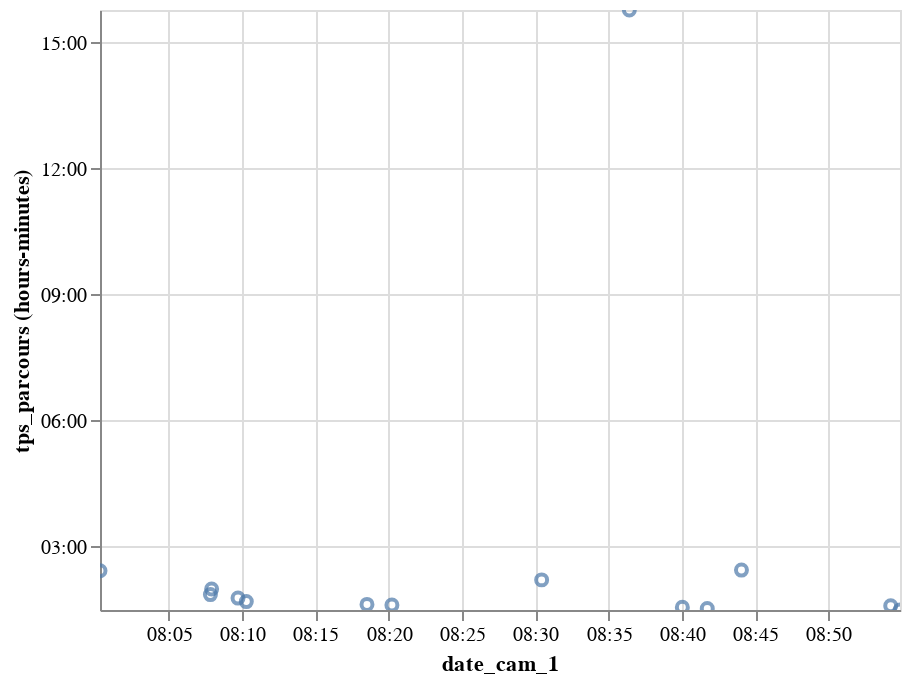

Notebook source saved alongside this figure:
### Code cell
df_transit2=test.df_transit[['date_cam_1', 'tps_parcours']].copy().reset_index().drop('index', axis=1)
graph_tps_bruts = alt.Chart(df_transit2).mark_point().encode(
                        x='date_cam_1',
                        y='hoursminutes(tps_parcours)',
                        tooltip='tps_parcours').interactive()
temps_int=((pd.to_datetime('2018-01-01')+df_transit2['tps_parcours'])-pd.Timestamp("1970-01-01")) // pd.Timedelta('1s')#convertir les temps en integer
#mise en forme des données pour passer dans sklearn 
donnnes = temps_int.values
matrice=donnnes.reshape(-1, 1)
#faire tourner la clusterisation et recupérer le label (i.e l'identifiant cluster) et le nombre de cluster
clustering=DBSCAN(eps=600, min_samples=len(temps_int)/2).fit(matrice)
labels = clustering.labels_
n_clusters_ = len(set(labels)) - (1 if -1 in labels else 0)
# A AMELIORER EN CREANT UNE ERREUR PERSONALISEE SI ON OBTIENT  CLUSTER
"""if n_clusters_== 0 :
    raise ClusterError()"""
#mettre en forme au format pandas
results = pd.DataFrame(pd.DataFrame([df_transit2.index,labels]).T)
results.columns = ['index_base', 'cluster_num']
results = pd.merge(results,df_transit2, left_on='index_base', right_index=True )
#obtenir un timedelta unique
temp_parcours_max=results.loc[results.loc[:,'cluster_num']!=-1].groupby(['cluster_num'])['tps_parcours'].max()
#temp_parcours_max=pd.to_timedelta(temp_parcours_max.values[0])
df_transit2.tps_parcours=pd.to_datetime('2018-01-01')+df_transit2.tps_parcours
graph_tps_bruts

### Figure 1 — Vega-Lite specification as saved in the notebook (floating-point values rounded to 4 significant figures)
{"$schema": "https://vega.github.io/schema/vega-lite/v2.6.0.json", "config": {"view": {"height": 300, "width": 400}}, "data": {"name": "data-5198a94b215c288a1ac38e3d3fb0ec8b"}, "datasets": {"data-5198a94b215c288a1ac38e3d3fb0ec8b": [{"date_cam_1": "2019-01-29T08:00:18", "tps_parcours": "2018-01-01T02:26:56"}, {"date_cam_1": "2019-01-29T08:07:55", "tps_parcours": "2018-01-01T02:00:19"}, {"date_cam_1": "2019-01-29T08:09:43", "tps_parcours": "2018-01-01T01:47:42"}, {"date_cam_1": "2019-01-29T08:10:17", "tps_parcours": "2018-01-01T01:42:01"}, {"date_cam_1": "2019-01-29T08:07:50", "tps_parcours": "2018-01-01T01:52:06"}, {"date_cam_1": "2019-01-29T08:18:31", "tps_parcours": "2018-01-01T01:38:40"}, {"date_cam_1": "2019-01-29T08:20:13", "tps_parcours": "2018-01-01T01:37:28"}, {"date_cam_1": "2019-01-29T08:30:26", "tps_parcours": "2018-01-01T02:13:18"}, {"date_cam_1": "2019-01-29T08:36:25", "tps_parcours": "2018-01-01T15:47:45"}, {"date_cam_1": "2019-01-29T08:40:02", "tps_parcours": "2018-01-01T01:34:59"}, {"date_cam_1": "2019-01-29T08:41:44", "tps_parcours": "2018-01-01T01:32:08"}, {"date_cam_1": "2019-01-29T08:44:04", "tps_parcours": "2018-01-01T02:27:57"}, {"date_cam_1": "2019-01-29T08:54:15", "tps_parcours": "2018-01-01T01:36:47"}, {"date_cam_1": "2019-01-29T08:54:53", "tps_parcours": "2018-01-01T01:30:19"}]}, "encoding": {"tooltip": {"field": "tps_parcours", "type": "temporal"}, "x": {"field": "date_cam_1", "type": "temporal"}, "y": {"field": "tps_parcours", "timeUnit": "hoursminutes", "type": "temporal"}}, "mark": "point", "selection": {"selector119": {"bind": "scales", "encodings": ["x", "y"], "mark": {"fill": "#333", "fillOpacity": 0.125, "stroke": "white"}, "on": "[mousedown, window:mouseup] > window:mousemove!", "resolve": "global", "translate": "[mousedown, window:mouseup] > window:mousemove!", "type": "interval", "zoom": "wheel!"}}}
